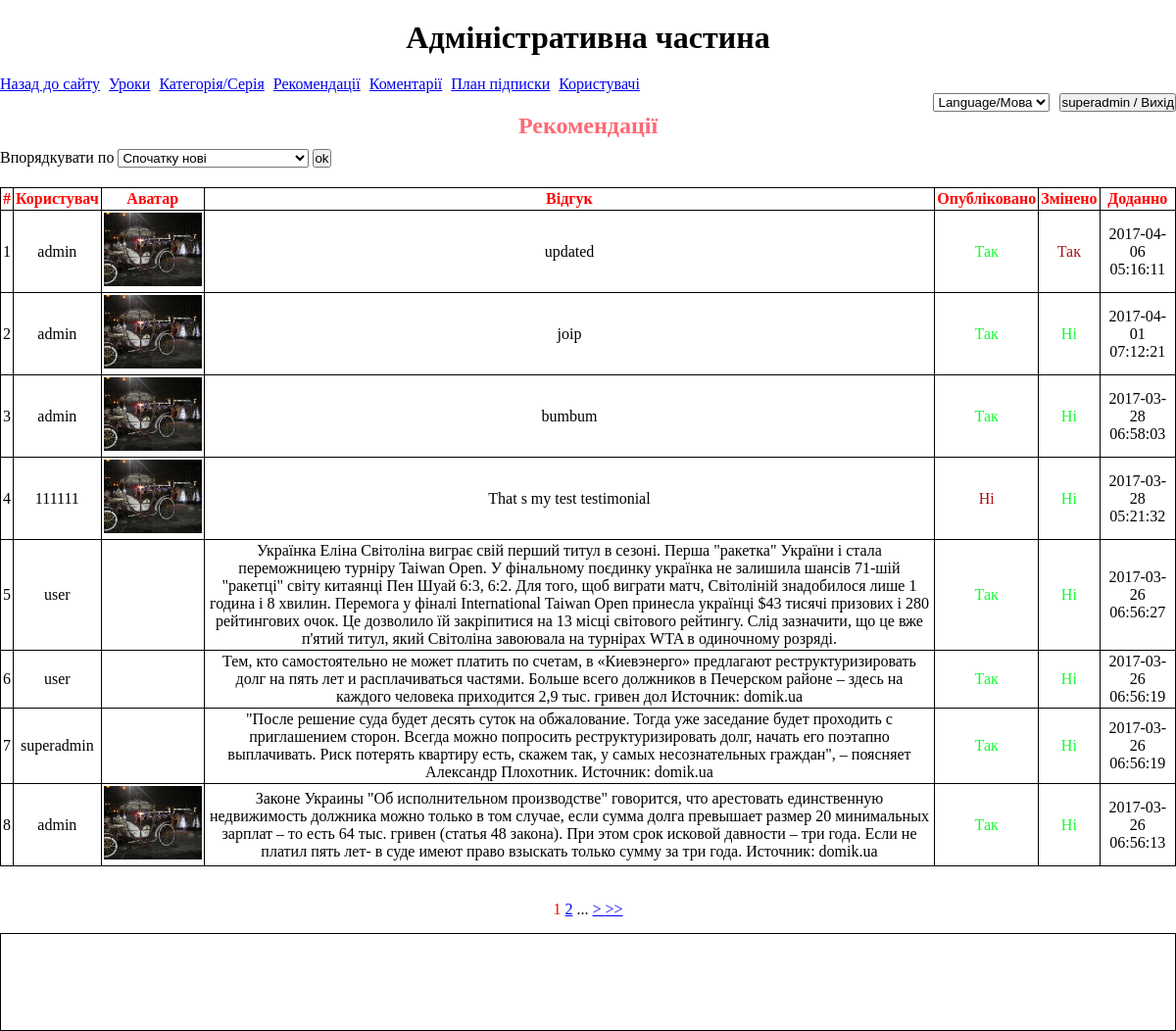
The app's page /admin/testimonial (signed in) with its own data.
### tables this page shows
CREATE TABLE `testimonials` (
  `id` int(10) UNSIGNED NOT NULL,
  `testimonial` text NOT NULL,
  `user_id` int(11) UNSIGNED DEFAULT NULL,
  `published` enum('0','1') NOT NULL,
  `changed` enum('0','1') NOT NULL,
  `added_at` timestamp NOT NULL DEFAULT CURRENT_TIMESTAMP
);

CREATE TABLE `users` (
  `id` int(10) UNSIGNED NOT NULL,
  `avatar` varchar(255) DEFAULT NULL,
  `login` varchar(255) NOT NULL,
  `password` varchar(255) NOT NULL,
  `email` varchar(255) NOT NULL,
  `start_date` date DEFAULT NULL,
  `subscription_term` enum('NULL','monthly','quarterly','yearly') DEFAULT NULL,
  `token` varchar(255) NOT NULL
);

### resources/templates/admin/index.php (called while the page is built, shortened)
<?php
    require_once "header.php";
    $view=$router->getView($view);
    include_once ($view);
    require_once "footer.php";

### public/index.php (called while the page is built, shortened)
<?php
    $router = new Application();
    $controller=$router->getController();
    extract($router->runController($controller), EXTR_OVERWRITE);
    require_once PATH_SITE."/resources/". $router->putTemplate()."/index.php";

### resources/languages/uk.php (called while the page is built, shortened)
<?php
$testimonialsL = "Рекомендації";
$yesL ="Так";
$newFirstL = "Спочатку нові";
$addedAtL = "Доданно";
$orderByL = "Впорядкувати по";
$responseL = "Відгук";
$userL = "Користувач";
$publishedL = "Опубліковано";
$changedL = "Змінено";
$avatarL = "Аватар";
$noL = "Ні";

### app/lib/HelperService.php (called while the page is built, shortened)
<?php
class HelperService {
    public static function prozessLangArray()
    {
        $langs = [];
        foreach (LANG as $ln) {
            $arr = explode('=>', $ln);
            $key = trim($arr[0], ' ');
            $value = trim($arr[1], ' ');
            $langs[$key] = $value;
        }
        return $langs;
    }
    public static function currentLang()
    {
        $langs = self::prozessLangArray();
        $url = $_SERVER['REQUEST_URI'];
        $url = trim($url, '/');
        $url = trim($url);
        foreach ($langs as $key => $value){
            $position = strpos($url, $key);
        }
        return '';
    }
}

### app/protected/models/testimonial.php (called while the page is built, shortened)
<?php
class Testimonial extends DataBase
{
    protected static function getOrder()
    {
        $order = '';
        switch(@$_GET['order']){
            default :
                $order = ' ORDER BY `t`.`added_at` DESC ';
        }
        return $order;
    }
    public static function getAll($admin= false)
    {
        $order = self::getOrder();
        if($admin) {$constraint = ''; } else {$constraint = " WHERE `t`.`published`= '1' "; }
        $sql= "SELECT `t`.`id`, `u`.`login`, `u`.`avatar`, `t`.`testimonial`, `t`.`published`, `t`.`changed`, `t`.`added_at`  FROM `testimonials` `t`
                LEFT JOIN `users` `u` ON `t`.`user_id`= `u`.`id` $constraint $order ";
        $stmt = self::conn()->query($sql);
        $result = $stmt->fetchAll();
        return $result;
    }
}

### app/core/database.php (called while the page is built, shortened)
<?php
class DataBase {
    private static $connection;
    public static function conn()
    {
        if(is_object(self::$connection))  return self::$connection;
        try{
            self::$connection = new \PDO('mysql:dbname='.NAME_BD.';host='.HOST.'', USER,
                PASSWORD, [\PDO::MYSQL_ATTR_INIT_COMMAND => "SET NAMES utf8"]);
            self::$connection->setAttribute(\PDO::ATTR_DEFAULT_FETCH_MODE, \PDO::FETCH_OBJ);
            self::$connection ->exec("SET time_zone = 'Erope/Kiev'");
            if(DEBUG_MODE){
                self::$connection->setAttribute(\PDO::ATTR_ERRMODE, \PDO::ERRMODE_WARNING);
            }
            return self::$connection;
        }catch(\PDOException $e) {die("Ошибка соединения с базой или хостом:".$e->getMessage());}
    }
}
?>

### app/protected/controllers/admin/testimonial.php (called while the page is built, shortened)
<?php
class Testimonial  extends AdminController {
    public function index()
    {
        $testimonials = TestimonialModel::getAll(true);
        $pages = TestimonialModel:: countPages('true');
        $tableCounter = AdminModel::getTableCounter();
        return ['view'=>'views/admin/testimonial/index.php', 'testimonials' => $testimonials, 'pages' => $pages, 'counter' => $tableCounter ];
    }
}

### app/core/application.php (called while the page is built, shortened)
<?php
class Application extends MainDispatcher {
    public function runController($controller){
        $action = $controller[1];
        $contr = new $nameContr($controller);
        $data=call_user_func(array($contr, $action));
        return $data;
    }
}

### resources/views/admin/testimonial/index.php (the view, shortened to what this page needs)
<h2 class="header-h2"><?= $testimonialsL ?></h2>
<form method="get" action="<?= \Lib\HelperService::currentLang() ?>/admin/testimonial">
    <label for="orderList"><?= $orderByL ?></label>
    <select name="order" id="orderList">
        <option value="new_first" <?= @$_GET['order' ]== 'new_first' ? 'selected': '' ?> ><?= $newFirstL ?></option>
    </select>
    <button type="submit">ok</button>
</form>
<div class="table-container">
    <table class="table">
        <tr>
            <th>#</th><th><?= $userL ?><th><?= $avatarL ?></th><th><?= $responseL ?></th><th><?= $publishedL ?></th><th><?= $changedL ?></th><th><?= $addedAtL ?></th>
        </tr>
        <?php foreach ($testimonials as $testimonial): ?>
            <tr class="table__row testimonial-row" data-testimonial-id ="<?= $testimonial->id ?>">
                <td><?= $counter++ ?></td>
                <td><?= $testimonial->login ?></td>
                <td>
                    <?php if($testimonial->avatar): ?>
                        <img src="<?= ROOT ?>/uploads/avatars/<?= $testimonial->avatar ?>" class="table-image" alt="">
                    <?php endif;?>
                </td>
                <td><?= $testimonial->testimonial ?></td>
                <td class=" publish-status <?= $testimonial->published == '1'? 'green': 'red' ?>"><?= $testimonial->published == '1'? $yesL: $noL ?></td>
                <td class="<?= $testimonial->changed == '0'? 'green': 'red' ?>"><?= $testimonial->changed == '0'? $noL: $yesL ?></td>
                <td><?= $testimonial->added_at ?></td>
            </tr>
        <?php endforeach ?>
    </table>
</div>
<?php include PATH_SITE.'/resources/views/admin/partials/pagination.php'; ?>

### public/assets/css/admin.css (style rules this page uses)
* { box-sizing: border-box; margin: 0; padding: 0; }
html, body { height: 100%; }
.table-container { display:flex; justify-content: center; }
.table { border:1px solid black; border-collapse: collapse; text-align:center; margin:20px 0; }
th, td { border:1px solid black; padding:2px; }
th { color:red; }
.table-image { max-height:100px; max-width:100px; }
.header-h2 { text-align:center; color: #ff6975; margin:10px 0; }
.green { color: #11ff30; }
.red { color: #aa1111; }

### records on screen
testimonials: user.login "admin", user.avatar (picture), testimonial "updated", added_at "2017-04-06 05:16:11"
testimonials: user.login "admin", user.avatar (picture), testimonial "joip", added_at "2017-04-01 07:12:21"
testimonials: user.login "admin", user.avatar (picture), testimonial "bumbum", added_at "2017-03-28 06:58:03"
testimonials: user.login "111111", user.avatar (picture), testimonial "That s my test testimonial", added_at "2017-03-28 05:21:32"
testimonials: user.login "user", testimonial "Українка Еліна Світоліна виграє свій перший титул в сезоні. Перша \"ракетка\" України і стала переможницею турніру Taiwan Open. У фінальному поєдинку українка не залишила шансів 71-шій \"ракетці\" світу китаянці Пен Шуай 6:3, 6:2. Для того, щоб виграти матч, Світоліній знадобилося лише 1 година і 8 хвилин. Перемога у фіналі International Taiwan Open принесла українці $43 тисячі призових і 280 рейтингових очок. Це дозволило їй закріпитися на 13 місці світового рейтингу. Слід зазначити, що це вже п'ятий титул, який Світоліна завоювала на турнірах WTA в одиночному розряді.", added_at "2017-03-26 06:56:27"
testimonials: user.login "user", testimonial "Тем, кто самостоятельно не может платить по счетам, в «Киевэнерго» предлагают реструктуризировать долг на пять лет и расплачиваться частями. Больше всего должников в Печерском районе – здесь на каждого человека приходится 2,9 тыс. гривен дол Источник: domik.ua", added_at "2017-03-26 06:56:19"
testimonials: user.login "superadmin", testimonial "\"После решение суда будет десять суток на обжалование. Тогда уже заседание будет проходить с приглашением сторон. Всегда можно попросить реструктуризировать долг, начать его поэтапно выплачивать. Риск потерять квартиру есть, скажем так, у самых несознательных граждан\", – поясняет Александр Плохотник. Источник: domik.ua", added_at "2017-03-26 06:56:19"
testimonials: user.login "admin", user.avatar (picture), testimonial "Законе Украины \"Об исполнительном производстве\" говорится, что арестовать единственную недвижимость должника можно только в том случае, если сумма долга превышает размер 20 минимальных зарплат – то есть 64 тыс. гривен (статья 48 закона). При этом срок исковой давности – три года. Если не платил пять лет- в суде имеют право взыскать только сумму за три года. Источник: domik.ua", added_at "2017-03-26 06:56:13"

### other values on screen
$youAreInAdminL "Адміністративна частина"
$backToSiteL "Назад до сайту"
$lessonsTitlesL "Уроки"
$category_serieTitleL "Категорія/Серія"
$testimonialsL "Рекомендації"
$commentsL "Коментарії"
$subscriptionPlanL "План підписки"
$usersL "Користувачі"
$_SESSION['admin']['login'] "superadmin"
$exitL "Вихід"
$orderByL "Впорядкувати по"
$userL "Користувач"
$avatarL "Аватар"
$responseL "Відгук"
$publishedL "Опубліковано"
